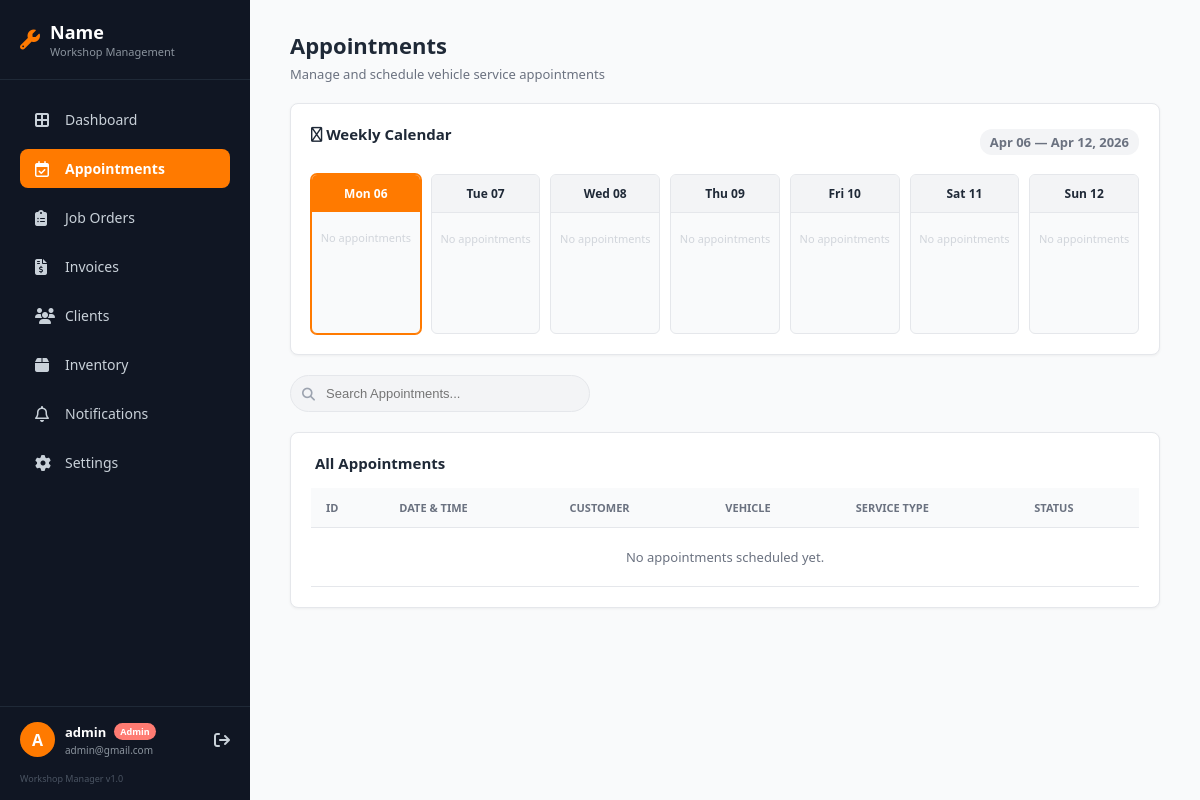
The page /appointments.php (signed in) on the database as committed earlier.
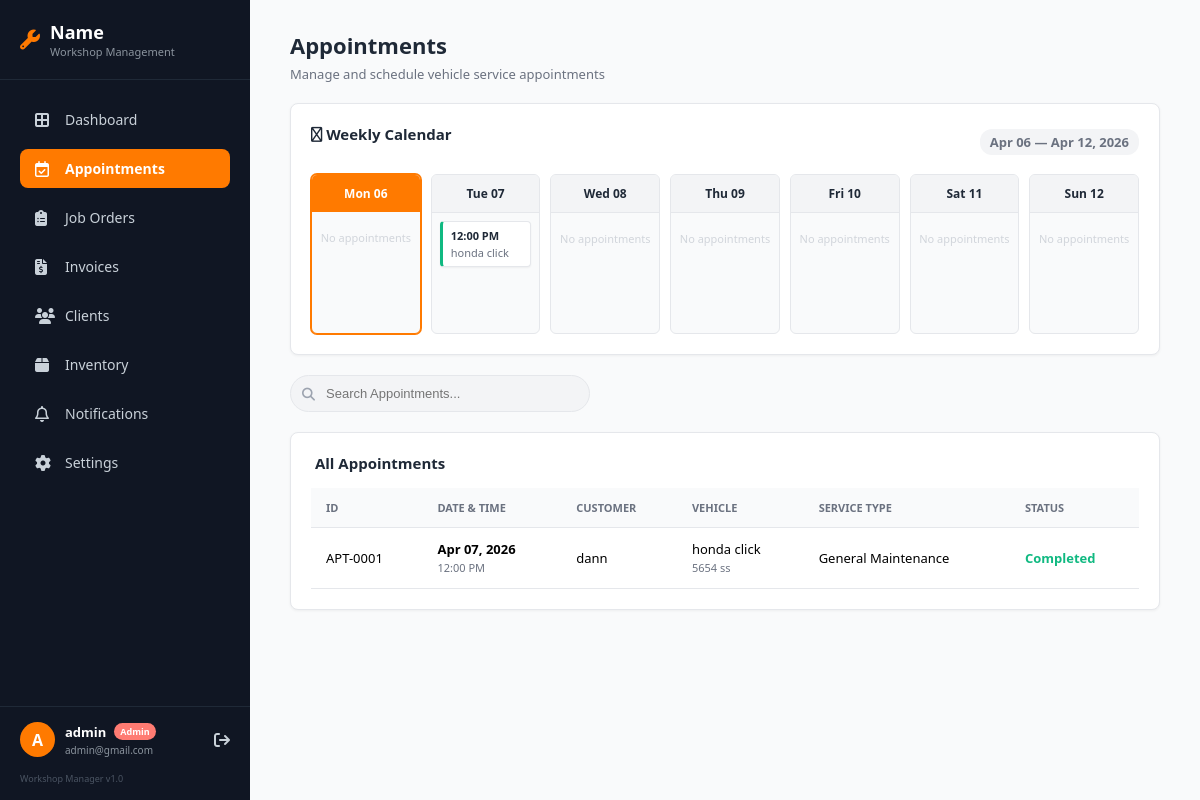
The same page on the database as committed later.
### tables this page shows
CREATE TABLE `appointments` (
  `id` int(11) NOT NULL,
  `user_id` int(11) NOT NULL,
  `vehicle_id` int(11) NOT NULL,
  `service_type` varchar(100) NOT NULL,
  `appointment_date` date NOT NULL,
  `appointment_time` time NOT NULL,
  `mechanic_preference` varchar(100) DEFAULT NULL,
  `notes` text DEFAULT NULL,
  `status` enum('Pending','Confirmed','In Progress','On Hold','Completed','Cancelled') DEFAULT 'Pending',
  `created_at` timestamp NOT NULL DEFAULT current_timestamp()
);

CREATE TABLE `vehicles` (
  `id` int(11) NOT NULL,
  `user_id` int(11) NOT NULL,
  `make_model` varchar(100) NOT NULL,
  `year` int(4) NOT NULL,
  `plate_number` varchar(20) NOT NULL,
  `engine_type` enum('Gasoline','Diesel','Electric','Hybrid') NOT NULL,
  `vin` varchar(50) DEFAULT NULL,
  `notes` text DEFAULT NULL,
  `created_at` timestamp NOT NULL DEFAULT current_timestamp()
);

CREATE TABLE `users` (
  `id` int(11) NOT NULL,
  `role` enum('Customer','Admin') NOT NULL DEFAULT 'Customer',
  `full_name` varchar(100) NOT NULL,
  `username` varchar(50) NOT NULL,
  `email` varchar(100) NOT NULL,
  `password` varchar(255) NOT NULL,
  `created_at` timestamp NOT NULL DEFAULT current_timestamp()
);

### appointments.php (the view, shortened to what the changed rows need)
<?php
require 'db.php';
?>
<!DOCTYPE html>
<html lang="en">
<head>
    <link rel="stylesheet" href="https://cdnjs.cloudflare.com/ajax/libs/font-awesome/6.4.0/css/all.min.css">
</head>
<body>
    <aside class="sidebar">
        <div class="sidebar-header">
            <div>
                <h2>Name</h2>
            </div>
        </div>
    </aside>
    <main class="main-content">
        <div class="top-header">
            <div>
                <h1>Appointments</h1>
            </div>
        </div>
        <div class="outline-card">
            <?php
            $currentDate = new DateTime();
            $dayOfWeek = $currentDate->format('N');
            $startOfWeek = clone $currentDate;
            $startOfWeek->modify('-' . ($dayOfWeek - 1) . ' days');
            $weekDays = [];
            for ($i = 0; $i < 7; $i++) {
                $day = clone $startOfWeek;
                $day->modify("+$i days");
                $weekDays[] = $day->format('Y-m-d');
            }
            $placeholders = implode(',', array_fill(0, count($weekDays), '?'));
            $calQuery = "
                SELECT a.appointment_date, a.appointment_time, u.full_name, v.make_model, a.status
                FROM appointments a
                JOIN users u ON a.user_id = u.id
                JOIN vehicles v ON a.vehicle_id = v.id
                WHERE a.appointment_date IN ($placeholders)
                ORDER BY a.appointment_time ASC
            ";
            $calStmt = $pdo->prepare($calQuery);
            $calStmt->execute($weekDays);
            $weekAppointments = $calStmt->fetchAll(PDO::FETCH_GROUP | PDO::FETCH_ASSOC);
            ?>
            <div class="calendar-grid">
                <?php
                $todayDate = date('Y-m-d');
                foreach ($weekDays as $date) {
                    $dayName = date('D', strtotime($date));
                    $dayNum = date('d', strtotime($date));
                    $isToday = ($date === $todayDate) ? 'today-col' : '';
                    echo "<div class='cal-col {$isToday}'>";
                    echo "<div class='cal-day-header'>{$dayName} {$dayNum}</div>";
                    echo "<div class='cal-day-body'>";
                    if (isset($weekAppointments[$date])) {
                        foreach ($weekAppointments[$date] as $appt) {
                            $time = date('g:i A', strtotime($appt['appointment_time']));
                            $statusClass = $appt['status'];
                            echo "<div class='cal-appt {$statusClass}' title='{$appt['full_name']} - {$appt['make_model']}'>";
                            echo "<span class='cal-time'>{$time}</span>";
                            echo "<span class='cal-detail'>{$appt['make_model']}</span>";
                            echo "</div>";
                        }
                    } else {
                        echo "<span style='color: #d1d5db; font-size: 11px; text-align: center; display: block; margin-top: 10px;'>No appointments</span>";
                    }
                    echo "</div></div>";
                }
                ?>
            </div>
        </div>
        <div class="outline-card">
            <table class="data-table">
                <thead>
                    <tr>
                        <th>ID</th>
                        <th>Date & Time</th>
                        <th>Customer</th>
                        <th>Vehicle</th>
                        <th>Service Type</th>
                        <th>Status</th>
                    </tr>
                </thead>
                <tbody>
                    <?php
                    $query = "
                        SELECT
                            a.id, a.appointment_date, a.appointment_time, a.service_type, a.status,
                            u.full_name as customer_name,
                            v.make_model, v.plate_number
                        FROM appointments a
                        JOIN users u ON a.user_id = u.id
                        JOIN vehicles v ON a.vehicle_id = v.id
                        ORDER BY a.appointment_date ASC, a.appointment_time ASC
                    ";
                    $stmt = $pdo->query($query);
                    $appointments = $stmt->fetchAll();
                    if (count($appointments) > 0) {
                        foreach ($appointments as $appt) {
                            $formattedDate = date("M d, Y", strtotime($appt['appointment_date']));
                            $formattedTime = date("h:i A", strtotime($appt['appointment_time']));
                            echo "<tr>";
                            echo "<td>APT-" . str_pad($appt['id'], 4, '0', STR_PAD_LEFT) . "</td>";
                            echo "<td><strong>{$formattedDate}</strong><br><span style='color: var(--text-muted); font-size: 11px;'>{$formattedTime}</span></td>";
                            echo "<td>" . htmlspecialchars($appt['customer_name']) . "</td>";
                            echo "<td>" . htmlspecialchars($appt['make_model']) . "<br><span style='color: var(--text-muted); font-size: 11px;'>" . htmlspecialchars($appt['plate_number']) . "</span></td>";
                            echo "<td>" . htmlspecialchars($appt['service_type']) . "</td>";
                            $statusColor = '#1f2937';
                            if ($appt['status'] == 'Completed') {
                                $statusColor = '#10b981';
                            } elseif ($appt['status'] == 'In Progress' || $appt['status'] == 'Confirmed') {
                                $statusColor = '#3b82f6';
                            } elseif ($appt['status'] == 'Pending') {
                                $statusColor = '#f59e0b';
                            } elseif ($appt['status'] == 'On Hold' || $appt['status'] == 'Cancelled') {
                                $statusColor = '#ef4444';
                            }
                            echo "<td style='color: {$statusColor}; font-weight: 600;'>" . htmlspecialchars($appt['status']) . "</td>";
                            echo "</tr>";
                        }
                    } else {
                        echo "<tr><td colspan='6' style='text-align:center; padding: 20px; color: var(--text-muted);'>No appointments scheduled yet.</td></tr>";
                    }
                    ?>
                </tbody>
            </table>
        </div>
    </main>
</body>
</html>

Rows that differ between the two databases and show on the page:
added appointments: appointment_time "12:00 PM", vehicle.make_model "honda click", id "0001", appointment_date "Apr 07, 2026", user.full_name "dann", vehicle.plate_number "5654 ss", service_type "General Maintenance", status "Completed"
Other text that changed with them:
list line gone: "No appointments"
text no longer shown: "No appointments scheduled yet."
